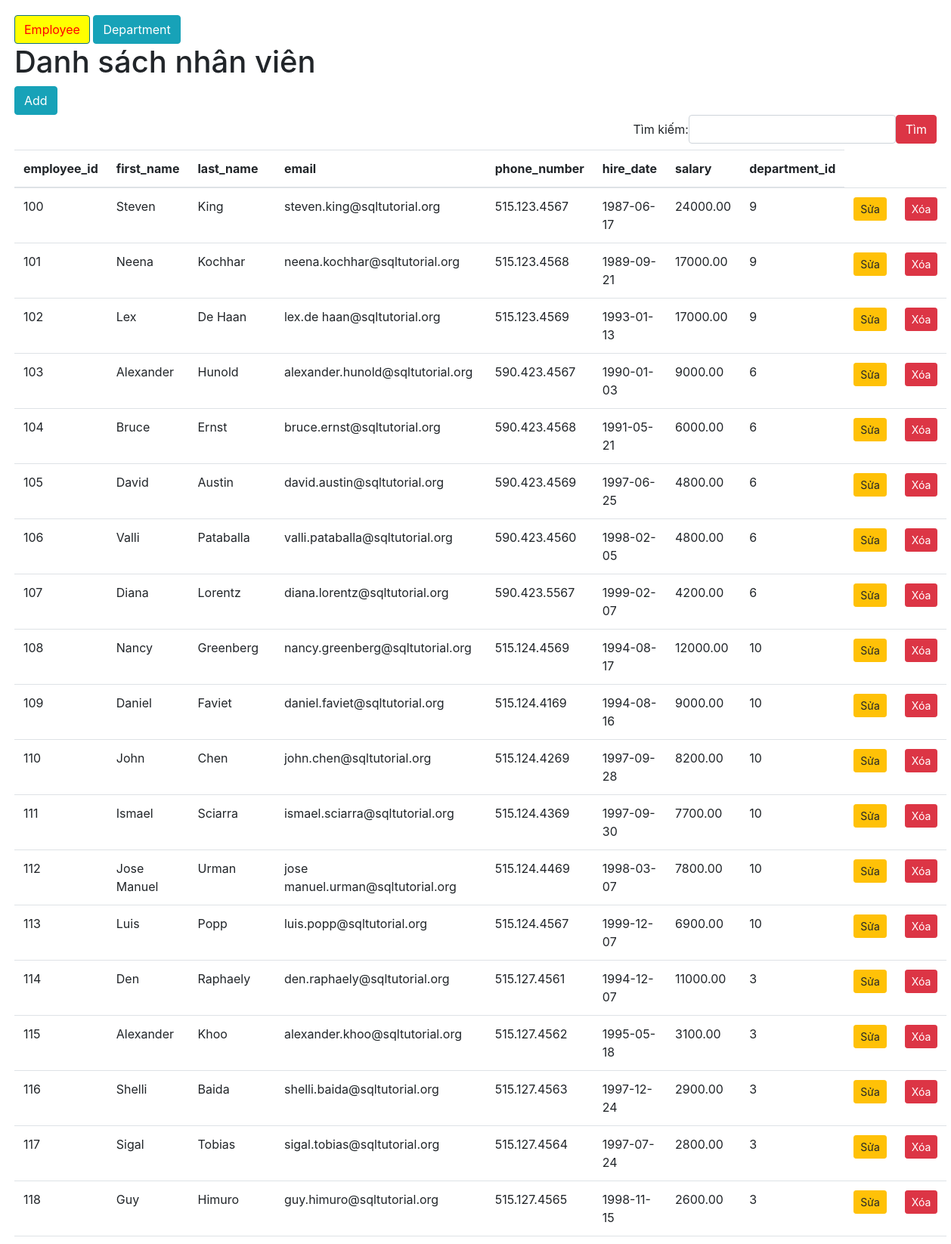
The page / (upper part) on the database its author committed.
### tables this page shows
CREATE TABLE `employees`  (
  `employee_id` int(11) NOT NULL AUTO_INCREMENT,
  `first_name` varchar(20) NULL DEFAULT NULL,
  `last_name` varchar(25) NOT NULL,
  `email` varchar(100) NOT NULL,
  `phone_number` varchar(20) NULL DEFAULT NULL,
  `hire_date` date NOT NULL,
  `salary` decimal(8, 2) NOT NULL,
  `department_id` int(11) NULL DEFAULT NULL,
  PRIMARY KEY (`employee_id`) USING BTREE,
  INDEX `employees_ibfk_1`(`department_id`) USING BTREE,
  CONSTRAINT `employees_ibfk_1` FOREIGN KEY (`department_id`) REFERENCES `departments` (`department_id`) ON DELETE RESTRICT ON UPDATE RESTRICT
);

### controller/EmployeeController.php (called while the page is built, shortened)
<?php
class EmployeeController
{
    function index()
    {
        $search = $_GET['search'] ?? '';
        $employeeRepository = new EmployeeRepository();
        if ($search) {
            $employees = $employeeRepository->getByPattern($search);
        } else {
            $employees = $employeeRepository->getAll();
        }
        require 'view/employee/index.php';
    }
}

### index.php (called while the page is built, shortened)
<?php
require 'connectDB.php';
require 'model/employee.php';
require 'model/EmployeeRepository.php';
$a = $_GET['a'] ?? 'index';
$controller = new $controller();
$controller->$a();

### model/EmployeeRepository.php (called while the page is built, shortened)
<?php
class EmployeeRepository
{
    function fetch($cond = null)
    {
        $sql = 'SELECT * FROM employees';
        global $conn;
        $result = $conn->query($sql);
        $employees = [];
        if ($result->num_rows > 0) {
            while ($row = $result->fetch_assoc()) {
                $employee_id = $row['employee_id'];
                $first_name = $row['first_name'];
                $last_name = $row['last_name'];
                $email = $row['email'];
                $phone_number = $row['phone_number'];
                $hire_date = $row['hire_date'];
                $salary = $row['salary'];
                $department_id = $row['department_id'];
                $employee = new Employee($employee_id, $first_name, $last_name, $email, $phone_number, $hire_date, $salary, $department_id);
                $employees[] = $employee;
            }
        }
        return $employees;
    }
    function getAll()
    {
        $employees = $this->fetch();
        return $employees;
    }
}

### model/employee.php (called while the page is built, shortened)
<?php
class Employee
{
    function __construct($employee_id,$first_name,$last_name,$email
    ,$phone_number,$hire_date,$salary,$department_id)
    {
        $this->employee_id = $employee_id;
        $this->first_name = $first_name;
        $this->last_name = $last_name;
        $this->email = $email;
        $this->phone_number = $phone_number;
        $this->hire_date = $hire_date;
        $this->salary = $salary;
        $this->department_id = $department_id;
    }
}

### view/employee/index.php (the view, shortened to what this page needs)
<?php require 'layout/header.php' ?>
<h1>Danh sách nhân viên</h1>
<a href="?a=create" class="btn btn-info">Add</a>
<?php require 'layout/search.php' ?>
<table class="table table-hover">
    <thead>
        <tr>
            <th>employee_id</th>
            <th>first_name</th>
            <th>last_name</th>
            <th>email</th>
            <th>phone_number</th>
            <th>hire_date</th>
            <th>salary</th>
            <th>department_id</th>
        </tr>
    </thead>
    <tbody>
        <?php foreach ($employees as $employee) : ?>
        <tr>
            <td><?= $employee->employee_id ?></td>
            <td><?= $employee->first_name ?></td>
            <td><?= $employee->last_name ?></td>
            <td><?= $employee->email ?></td>
            <td><?= $employee->phone_number ?></td>
            <td><?= $employee->hire_date ?></td>
            <td><?= $employee->salary ?></td>
            <td><?= $employee->department_id ?></td>
            <td><a class="btn btn-warning btn-sm" href="?a=edit&employee_id=<?= $employee->employee_id ?>">Sửa</a></td>
            <td>
                <button type="button" data-href="?a=destroy&employee_id=<?= $employee->employee_id ?>"
                    class="btn btn-danger btn-sm delete" data-toggle="modal" data-target="#exampleModal">
                    Xóa
                </button>
            </td>
        </tr>
        <?php endforeach ?>
    </tbody>
</table>
<?php require 'layout/footer.php' ?>

### rows shown on the page
employees: employee_id "100", first_name "Steven", last_name "King", email "steven.king@sqltutorial.org", phone_number "515.123.4567", hire_date "1987-06-17", salary "24000.00", department "9"
employees: employee_id "101", first_name "Neena", last_name "Kochhar", email "neena.kochhar@sqltutorial.org", phone_number "515.123.4568", hire_date "1989-09-21", salary "17000.00", department "9"
employees: employee_id "102", first_name "Lex", last_name "De Haan", email "lex.de haan@sqltutorial.org", phone_number "515.123.4569", hire_date "1993-01-13", salary "17000.00", department "9"
employees: employee_id "103", first_name "Alexander", last_name "Hunold", email "alexander.hunold@sqltutorial.org", phone_number "590.423.4567", hire_date "1990-01-03", salary "9000.00", department "6"
employees: employee_id "104", first_name "Bruce", last_name "Ernst", email "bruce.ernst@sqltutorial.org", phone_number "590.423.4568", hire_date "1991-05-21", salary "6000.00", department "6"
employees: employee_id "105", first_name "David", last_name "Austin", email "david.austin@sqltutorial.org", phone_number "590.423.4569", hire_date "1997-06-25", salary "4800.00", department "6"
employees: employee_id "106", first_name "Valli", last_name "Pataballa", email "valli.pataballa@sqltutorial.org", phone_number "590.423.4560", hire_date "1998-02-05", salary "4800.00", department "6"
employees: employee_id "107", first_name "Diana", last_name "Lorentz", email "diana.lorentz@sqltutorial.org", phone_number "590.423.5567", hire_date "1999-02-07", salary "4200.00", department "6"
employees: employee_id "108", first_name "Nancy", last_name "Greenberg", email "nancy.greenberg@sqltutorial.org", phone_number "515.124.4569", hire_date "1994-08-17", salary "12000.00", department "10"
employees: employee_id "109", first_name "Daniel", last_name "Faviet", email "daniel.faviet@sqltutorial.org", phone_number "515.124.4169", hire_date "1994-08-16", salary "9000.00", department "10"
employees: employee_id "110", first_name "John", last_name "Chen", email "john.chen@sqltutorial.org", phone_number "515.124.4269", hire_date "1997-09-28", salary "8200.00", department "10"
employees: employee_id "111", first_name "Ismael", last_name "Sciarra", email "ismael.sciarra@sqltutorial.org", phone_number "515.124.4369", hire_date "1997-09-30", salary "7700.00", department "10"
employees: employee_id "112", first_name "Jose Manuel", last_name "Urman", email "jose manuel.urman@sqltutorial.org", phone_number "515.124.4469", hire_date "1998-03-07", salary "7800.00", department "10"
employees: employee_id "113", first_name "Luis", last_name "Popp", email "luis.popp@sqltutorial.org", phone_number "515.124.4567", hire_date "1999-12-07", salary "6900.00", department "10"
employees: employee_id "114", first_name "Den", last_name "Raphaely", email "den.raphaely@sqltutorial.org", phone_number "515.127.4561", hire_date "1994-12-07", salary "11000.00", department "3"
employees: employee_id "115", first_name "Alexander", last_name "Khoo", email "alexander.khoo@sqltutorial.org", phone_number "515.127.4562", hire_date "1995-05-18", salary "3100.00", department "3"
employees: employee_id "116", first_name "Shelli", last_name "Baida", email "shelli.baida@sqltutorial.org", phone_number "515.127.4563", hire_date "1997-12-24", salary "2900.00", department "3"
employees: employee_id "117", first_name "Sigal", last_name "Tobias", email "sigal.tobias@sqltutorial.org", phone_number "515.127.4564", hire_date "1997-07-24", salary "2800.00", department "3"
employees: employee_id "118", first_name "Guy", last_name "Himuro", email "guy.himuro@sqltutorial.org", phone_number "515.127.4565", hire_date "1998-11-15", salary "2600.00", department "3"
